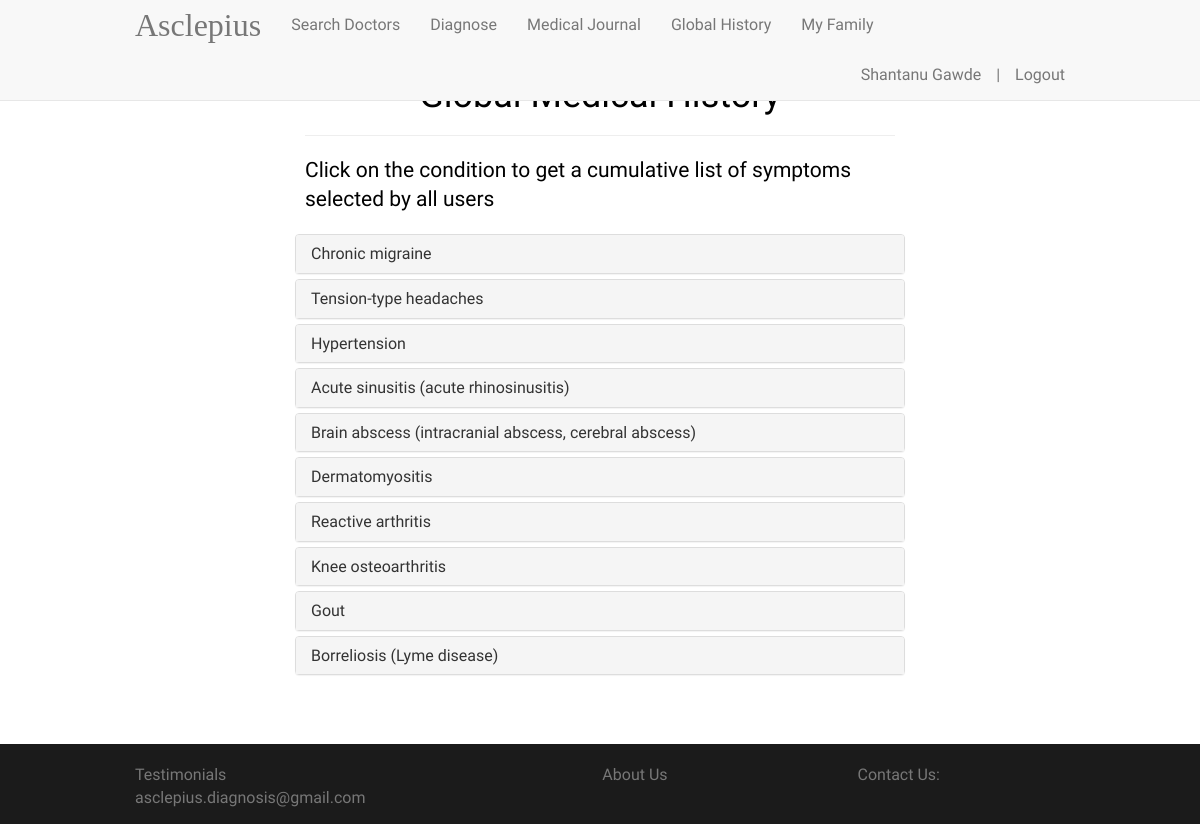
The page /globalhistory (signed in) on the database as committed earlier.
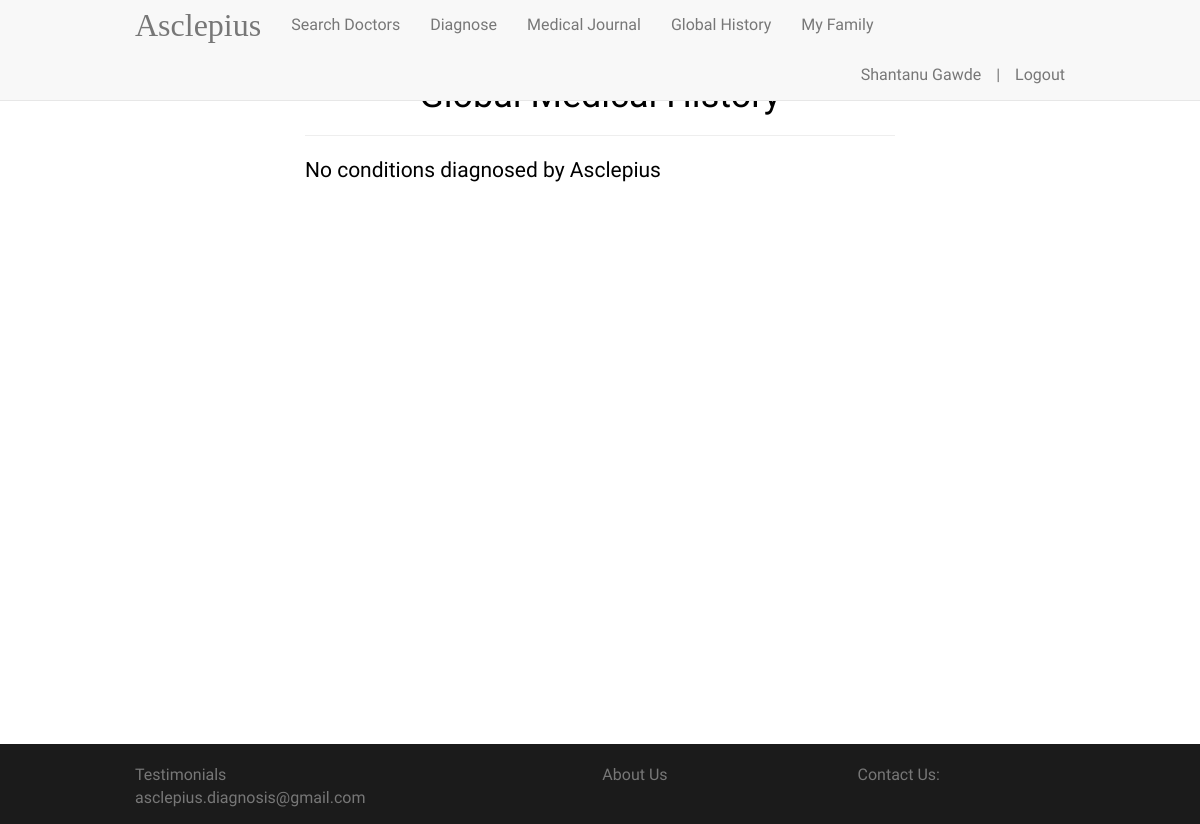
The same page on the database as committed later.
### app/models.py (models this page shows, shortened)
class Condition(db.Model):
    __tablename__ = 'conditions'
    id = db.Column(db.String(30), primary_key=True)
    name = db.Column(db.String(360))
    symptoms = db.relationship('Symptom',
                               secondary=globalhistory,
                               backref=db.backref('conditions', lazy='dynamic'),
                               lazy='dynamic')
    def get_symptoms(self):
        return self.symptoms.all()

### app/views.py (the view)
@app.route('/globalhistory')
@login_required
def globalhistory():
    all_conditions = Condition.query.all()
    return render_template('globalhistory.html', title='Global History', all_conditions=all_conditions)

### app/models.py (called while the page is built)
@login_manager.user_loader
def load_user(user_id):
    return User.query.get(int(user_id))

### app/views.py (called while the page is built)
@app.before_request
def before_request():
    g.user = current_user

### app/templates/globalhistory.html (shortened to what this page needs)
{% extends "base.html" %}
{% block content %}
<div class="container" style="padding-top: 3%; display: none">
    <div class="col-md-8 col-md-offset-2" style="color: black">
        <div class="page-header">
            <h1 style="text-align: center">Global Medical History</h1>
        </div>
        {% if all_conditions|length > 0 %}
        <p class="lead" style="margin-top: 20px">Click on the condition to get a cumulative list of symptoms selected by all users</p>
        {% else %}
        <p class="lead" style="margin-top: 20px">No conditions diagnosed by Asclepius</p>
        {% endif %}
    </div>
    <div class="row">
        <div class="col-md-8 col-md-offset-2" style="padding-bottom:20px">
            <div class=panel-group role=tablist id="accordion">
                {% set count=0 %}
                {% for condition in all_conditions %}
                {% if condition.get_symptoms()|length > 0 %}
                {% set count = count + 1 %}
                <div class="panel panel-default">
                    <div class=panel-heading role=tab id=collapseListGroupHeading{{count}}>
                        <h4 class=panel-title><a href=#collapseListGroup{{count}} class=collapsed role=button
                                                 data-toggle=collapse data-parent="#accordion" aria-expanded=false
                                                 aria-controls=collapseListGroup{{count}}> {{ condition.name }} </a></h4>
                    </div>
                </div>
                {% endif %}
                {% endfor %}
            </div>
        </div>
    </div>
</div>
{% endblock %}

Rows that differ between the two databases and show on the page:
removed Condition: name "Chronic migraine"
removed Condition: name "Tension-type headaches"
removed Condition: name "Hypertension"
removed Condition: name "Acute sinusitis (acute rhinosinusitis)"
removed Condition: name "Brain abscess (intracranial abscess, cerebral abscess)"
removed Condition: name "Dermatomyositis"
removed Condition: name "Reactive arthritis"
removed Condition: name "Knee osteoarthritis"
removed Condition: name "Gout"
removed Condition: name "Borreliosis (Lyme disease)"
Other text that changed with them:
text no longer shown: "Click on the condition to get a cumulative list of symptoms selected by all users"
text now shown: "No conditions diagnosed by Asclepius"
